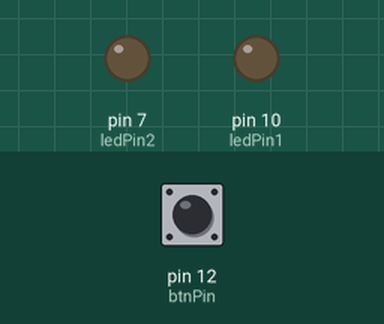
The sketch below on a simulated Arduino Uno, built with avr-gcc and run on an emulated ATmega328P. Shown: output pins drawn as LEDs (lit = HIGH). Inputs (shaded band) come from the test bench; at power-on: pin 12 (btnPin) LOW.

Above: at 1.2 s.
1.3 s: pin 12 (btnPin) pulled HIGH for 0.15 s
At 2.5 s:
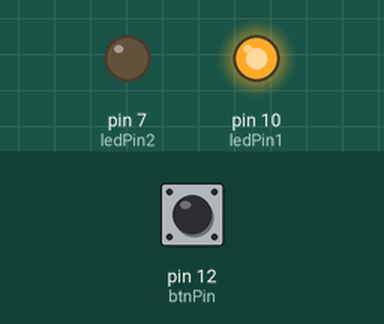
2.9 s: pin 12 (btnPin) pulled HIGH for 1 s
At 3.8 s:
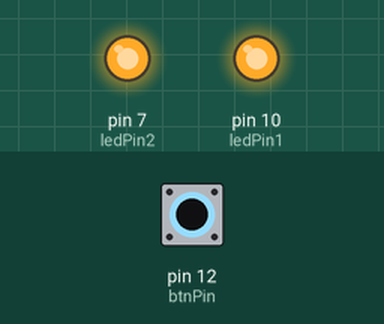
5.4 s: pin 12 (btnPin) pulled HIGH for 3.2 s
At 5.7 s:
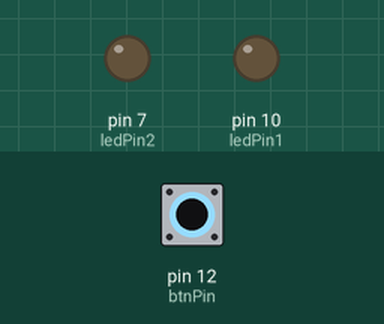
Timing chart, 0 to 8.4 s (numbered marks = the images above; inputs shaded):
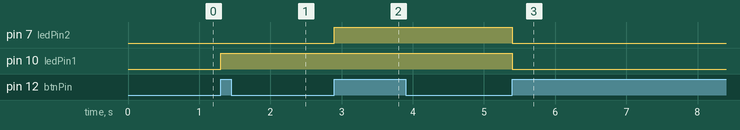

Measured:
- after the input at 1.3 s, pin 10 (ledPin1): LOW → HIGH at once
- after the input at 2.9 s, pin 7 (ledPin2): LOW → HIGH at once
- after the input at 5.4 s, pin 7 (ledPin2), pin 10 (ledPin1): HIGH → LOW at once

The sketch:

4_btnled3.ino
```cpp
const int btnPin = 12;    // 버튼이 연결된 디지털 핀 번호
const int ledPin1 = 10;  // 첫 번째 LED가 연결된 디지털 핀 번호
const int ledPin2 = 7;  // 두 번째 LED가 연결된 디지털 핀 번호

int ledState1 = LOW;     // 첫 번째 LED의 상태를 저장하는 변수
int ledState2 = LOW;     // 두 번째 LED의 상태를 저장하는 변수
int btnState = LOW;      // 버튼 상태를 저장하는 변수
int lastBtnState = LOW;  // 이전 버튼 상태를 저장하는 변수

void setup() {
  pinMode(btnPin, INPUT);
  pinMode(ledPin1, OUTPUT);
  pinMode(ledPin2, OUTPUT);
}

void loop() {
  btnState = digitalRead(btnPin);

  // 버튼이 눌렸을 때
  if (btnState == HIGH && lastBtnState == LOW) {
    if (ledState1 == LOW) {
      digitalWrite(ledPin1, HIGH);
      ledState1 = HIGH;
    } else if (ledState2 == LOW) {
      digitalWrite(ledPin2, HIGH);
      ledState2 = HIGH;
    } else {
      // 두 개의 LED가 모두 켜진 경우, 모든 LED 끄기
      digitalWrite(ledPin1, LOW);
      digitalWrite(ledPin2, LOW);
      ledState1 = LOW;
      ledState2 = LOW;
    }
  }

  lastBtnState = btnState;
}
```
